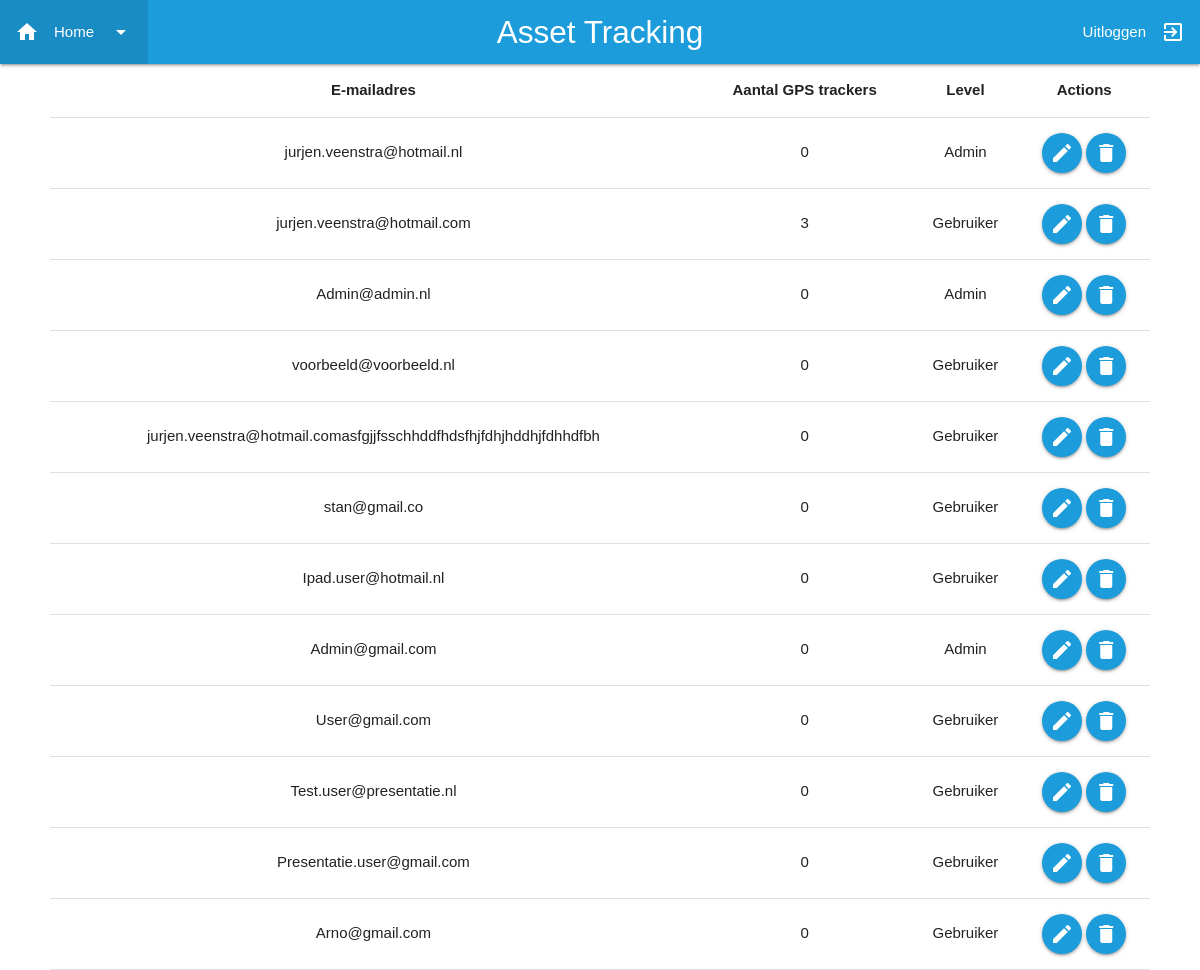
/asset-tracking/admin.php (signed in), run on the app's committed database.
### tables this page shows
CREATE TABLE `user` (
  `ID` int(11) NOT NULL,
  `email` varchar(255) NOT NULL,
  `password` varchar(255) NOT NULL,
  `level` int(11) DEFAULT 0
);

### asset-tracking/admin.php (the view, shortened to what this page needs)
<?php
include 'functions/admin.php';
?>
<!DOCTYPE html>
<html lang="en">
<head>
	<link rel="stylesheet" type="text/css" href="./css/style.css">
  	<link type="text/css" rel="stylesheet" href="./css/materialize.min.css"  media="screen,projection"/>
</head>
  <nav>
    <div class="nav-wrapper standard-bgcolor">
    	<a href="#" class="brand-logo center">Asset Tracking</a>
      <ul id="nav-mobile" class="left hide-on-med-and-down">
		<li class="active"><a title="Home" class="dropdown-trigger" data-target="dropdown1" href="#!"><i class="material-icons left">home</i>Home<i class="material-icons right">arrow_drop_down</i></a></li>
      </ul>
      <ul id="nav-mobile" class="right hide-on-med-and-down">
      		<li class="right"><a title="Uitloggen" href="?logout=1"><i class="material-icons right">exit_to_app</i>Uitloggen</a></li>
      </ul>
    </div>
  </nav>
<body>
	<?php
	echo "
	      <table class='Assets responsive-table centered highlight'>
		      <thead>
			        <tr>
			          <th>E-mailadres</th>
			          <th>Aantal GPS trackers</th>
			          <th>Level</th>
			          <th>Actions</th>
			        </tr>
		        </thead>";
	$result_assets = $database->prepare("SELECT user.ID, user.email, user.level, (SELECT COUNT(*) FROM asset WHERE asset.user_ID = user.ID) as GPScount FROM user");
	  $result_assets->execute();
	  echo "<tbody>";
	  for($i=0; $row = $result_assets->fetch(); $i++){
	    $id = $row['ID'];
	    if($row['level'] == 0 ){
	    	$level = "Gebruiker";
	    }elseif($row['level'] == 1){
	    	$level = "Admin";
	    }else{
	    	$level = $row['level'];
	    }
	   	echo "<tr data-href='edit_user.php?ID=". $id. "'>";
	    echo "<td>" . $row['email'] . "</td>";
	    echo "<td>" . $row['GPScount'] ."</td>";
	    echo "<td>" . $level . "</td>";
	    echo "
   			<td>
			<a title='Edit' class='link btn-floating  btn standard-bgcolor' href=edit_user.php?ID=". $id."><i class='material-icons'>edit</i></a>
   			<a title='Delete' onclick=\"return confirm('Delete This item?')\" class='link btn-floating btn standard-bgcolor'href='?delete=". $id ."'><i class='material-icons'>delete</i></a>
			</td>";
		echo "</tr>";
	    ?>
	<?php }
		echo "</tbody>";
		echo "</table>";
	?>
</body>
</html>

### asset-tracking/css/style.css (style rules this page uses)
.standard-bgcolor { background-color: #1C9CDA !important; }
body { font-family: Arial, Helvetica, sans-serif; }
* { box-sizing: border-box; }
html, body { margin: 0; height: 100%; }
.Assets { width: calc(100% - 100px); margin: 0px 50px 0px 50px; word-wrap: break-word; word-break: break-all; }
.link { color: #1a9988; }

### data on the page
user: email "jurjen.veenstra@hotmail.nl", GPScount "0", level "Admin"
user: email "jurjen.veenstra@hotmail.com", GPScount "3", level "Gebruiker"
user: email "Admin@admin.nl", GPScount "0", level "Admin"
user: email "voorbeeld@voorbeeld.nl", GPScount "0", level "Gebruiker"
user: email "jurjen.veenstra@hotmail.comasfgjjfsschhddfhdsfhjfdhjhddhjfdhhdfbh", GPScount "0", level "Gebruiker"
user: email "stan@gmail.co", GPScount "0", level "Gebruiker"
user: email "Ipad.user@hotmail.nl", GPScount "0", level "Gebruiker"
user: email "Admin@gmail.com", GPScount "0", level "Admin"
user: email "User@gmail.com", GPScount "0", level "Gebruiker"
user: email "Test.user@presentatie.nl", GPScount "0", level "Gebruiker"
user: email "Presentatie.user@gmail.com", GPScount "0", level "Gebruiker"
user: email "Arno@gmail.com", GPScount "0", level "Gebruiker"
